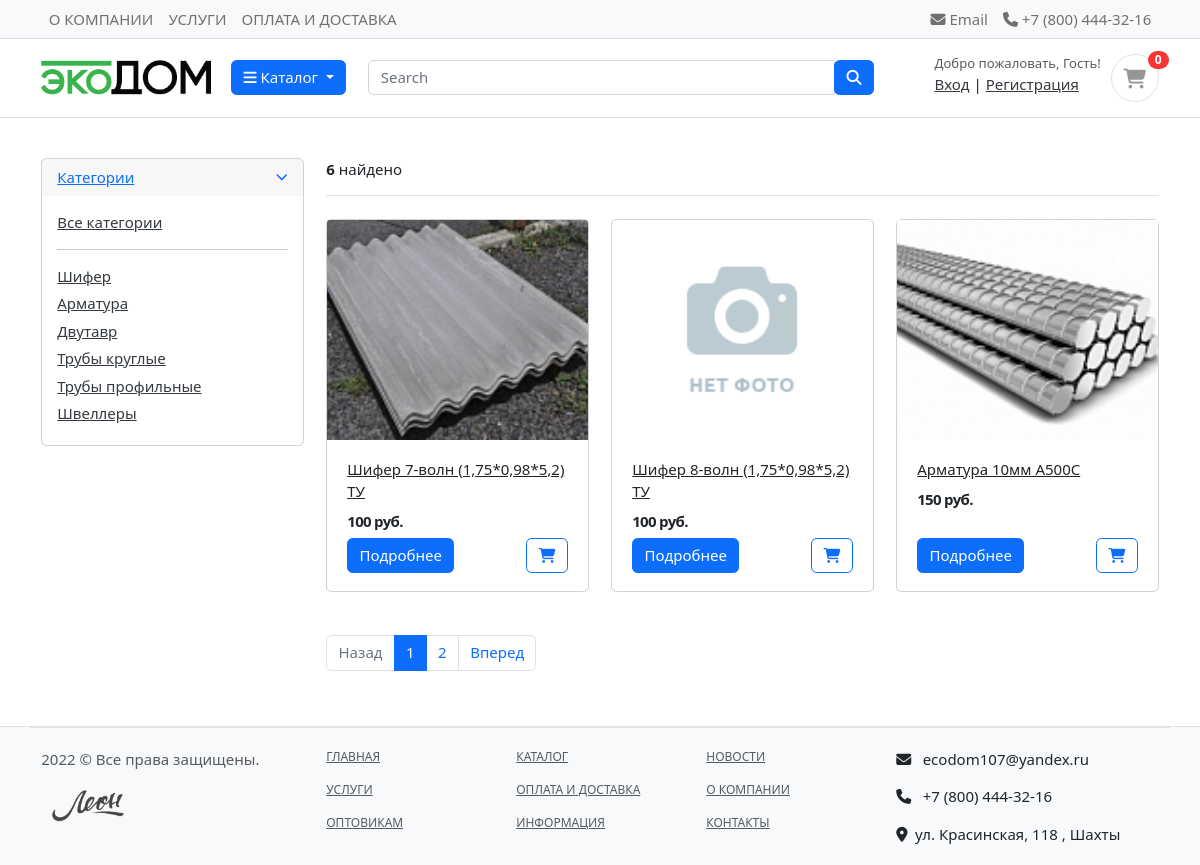
The app's page /shop/ with its own data.
### category/models.py (models this page shows, shortened)
class Category(models.Model):
    category_name = models.CharField(max_length=50, unique=True)
    slug = models.SlugField(max_length=100, unique=True)
    description = models.TextField(max_length=255, blank=True)
    cat_image = models.ImageField(upload_to='photos/categories', blank=True)
    class Meta:
        verbose_name = 'category'
        verbose_name_plural = 'categories'
    def get_url(self):
            return reverse('products_by_category', args=[self.slug])

### shop/models.py (models this page shows, shortened)
class Product(models.Model):
    product_name = models.CharField(max_length=200, unique=True)
    slug = models.SlugField(max_length=200, unique=True)
    description = models.TextField(max_length=500, blank=True)
    price = models.IntegerField()
    images = models.ImageField(upload_to='photos/products')
    stock = models.IntegerField()
    is_available = models.BooleanField(default=True)
    category = models.ForeignKey(Category, on_delete=models.CASCADE)
    created_date = models.DateTimeField(auto_now_add=True)
    modified_date = models.DateTimeField(auto_now=True)
    def get_url(self):
        return reverse('product_detail', args=[self.category.slug, self.slug])

### shop/views.py (the view)
# urls.py: path('shop/', views.store, name='store'),
def store(request, category_slug=None):
    categories = None
    products = None
    if category_slug != None:
        categories = get_object_or_404(Category, slug=category_slug)
        products = Product.objects.filter(category=categories, is_available=True)
        paginator = Paginator(products, 1)
        page = request.GET.get('page')
        paged_products = paginator.get_page(page)
        product_count = products.count()
    else:
        products = Product.objects.filter(is_available=True).order_by('id')
        paginator = Paginator(products, 3)
        page = request.GET.get('page')
        paged_products = paginator.get_page(page)
        product_count = products.count()
    context = {
        'products': paged_products,
        'product_count': product_count,
    }
    return render(request, 'shop/shop.html', context)

### carts/context_processors.py (called while the page is built)
def counter(request):
    cart_count = 0
    if 'admin' in request.path:
        return {}
    else:
        try:
            cart = Cart.objects.filter(cart_id=_cart_id(request))
            if request.user.is_authenticated:
                cart_items = CartItem.objects.all().filter(user=request.user)
            else:
                cart_items = CartItem.objects.all().filter(cart=cart[:1])
            for cart_item in cart_items:
                cart_count += cart_item.quantity
        except Cart.DoesNotExist:
            cart_count = 0
    return dict(cart_count=cart_count)

### carts/views.py (called while the page is built)
def _cart_id(request):
    cart = request.session.session_key
    if not cart:
        cart = request.session.create()
    return cart

### category/context_processors.py (called while the page is built)
def menu_links(request):
    links = Category.objects.all()
    return dict(links=links)

### shop/templates/shop/shop.html (shortened to what this page needs)
{% extends 'base.html' %}
{% load static %}
{% block content %}
<section class="section-content padding-y">
    <div class="container">
        <div class="row">
            <aside class="col-md-3">
                <div class="card">
                    <article class="filter-group">
                        <header class="card-header">
                            <a data-bs-toggle="collapse" href="#collapse_1" aria-expanded="true">
                                <i class="icon-control fa fa-chevron-down"></i>
                                <h6 class="title">Категории</h6>
                            </a>
                        </header>
                        <div class="filter-content collapse show" id="collapse_1" style="">
                            <div class="card-body">
                                <ul class="list-menu">
                                    <li><a href="{% url 'store' %}">Все категории </a></li>
                                    <hr>
                                    {% for category in links %}
                                        <li><a href="{{ category.get_url }}">{{ category.category_name }} </a></li>
                                    {% endfor %}
                                </ul>
                            </div>
                        </div>
                    </article>
                </div>
            </aside>
            <main class="col-md-9">
                <header class="border-bottom mb-4 pb-3">
                    <div class="form-inline">
                        <span class="mr-md-auto"><b>{{ product_count }}</b> найдено </span>
                    </div>
                </header>
                <div class="row">
                    {% if products %}
                        {% for product in products %}
                            <div class="col-md-4">
                                <figure class="card card-product-grid">
                                    <div class="img-wrap">
                                        <a href="{{ product.get_url }}"><img src="{{ product.images.url }}"></a>
                                    </div>
                                    <figcaption class="info-wrap">
                                        <div class="fix-height">
                                            <a href="{{ product.get_url }}" class="title">{{ product.product_name }}</a>
                                            <div class="price-wrap mt-2">
                                                <span class="price">{{ product.price }} руб.</span>
                                            </div>
                                        </div>
                                        <a href="{{ product.get_url }}" class="btn btn-block btn-primary">Подробнее </a>
                                        <button class="btn btn-outline-primary float-end"><i class="fas fa-shopping-cart"></i> </button>
                                    </figcaption>
                                </figure>
                            </div>
                        {% endfor %}
                    {% else %}
                    <div>
                        <h2>Ничего не найдено</h2>
                    </div>
                    {% endif %}
                </div>
                <nav class="mt-4" aria-label="Page navigation sample">
                    {% if products.has_other_pages %}
                    <ul class="pagination">
                        {% if products.has_previous %}
                            <li class="page-item"><a class="page-link" href="?page={{products.previous_page_number}}">Назад</a></li>
                        {% else %}
                            <li class="page-item disabled"><a class="page-link" href="#">Назад</a></li>
                        {% endif %}
                        {% for i in products.paginator.page_range %}
                            {% if products.number == i %}
                                <li class="page-item active"><a class="page-link" href="#">{{i}}</a></li>
                            {% else %}
                                <li class="page-item"><a class="page-link" href="?page={{i}}">{{i}}</a></li>
                            {% endif %}
                        {% endfor %}
                        {% if products.has_next %}
                            <li class="page-item"><a class="page-link" href="?page={{products.next_page_number}}">Вперед</a></li>
                        {% else %}
                            <li class="page-item disabled"><a class="page-link" href="#">Вперед</a></li>
                        {% endif %}
                    </ul>
                    {% endif %}
                </nav>
            </main>
        </div>
    </div>
</section>
{% endblock %}

### static/css/ui.css (style rules this page uses)
html { font-family: "Inter", sans-serif; font-size: 15px; }
.img-wrap { text-align: center; display: block; }
.img-wrap img { max-width: 100%; }
.price-wrap { letter-spacing: -0.7px; }
.padding-y { padding-top: 40px; padding-bottom: 40px; }
figure { margin-bottom: 0; }
article:after, .form-group:after { display: block; clear: both; content: ""; }
[class*=list-] li:after { visibility: hidden; display: block; content: ""; overflow: hidden; height: 0; clear: both; }
.list-menu { list-style: none; margin: 0; padding-left: 0; }
.list-menu li { margin-bottom: 5px; }
.list-menu a { color: #343a40; }
[class*=card-product] a.title { color: #212529; display: block; }
[class*=card-product] .img-wrap { overflow: hidden; position: relative; }
[class*=card-product] .img-wrap img { height: 100%; max-width: 100%; width: auto; display: inline-block; -o-object-fit: cover; object-fit: cover; }
.card-product-grid { margin-bottom: 20px; }
.card-product-grid .img-wrap { border-radius: 0.2rem 0.2rem 0 0; height: 220px; }
.card-product-grid .info-wrap { overflow: hidden; padding: 18px 20px; }
.card-product-grid .fix-height { height: 80px; overflow: hidden; }
.card .img-wrap { overflow: hidden; }
.price { font-weight: 600; color: #212529; }
.icon-control { margin-top: 5px; float: right; font-size: 80%; }
.card-header .title { margin-bottom: 0; line-height: 1.5; }
.filter-group { border-bottom: 1px solid #e4e4e4; }
.filter-group .card-header { border-bottom: 0; }
.filter-group:last-child { border-bottom: 0; }

### records on screen
Category: category_name "Шифер"
Category: category_name "Арматура"
Category: category_name "Двутавр"
Category: category_name "Трубы круглые"
Category: category_name "Трубы профильные"
Category: category_name "Швеллеры"
Product: images (picture), product_name "Шифер 7-волн (1,75*0,98*5,2) ТУ", price "100"
Product: images (placeholder picture), product_name "Шифер 8-волн (1,75*0,98*5,2) ТУ", price "100"
Product: images (picture), product_name "Арматура 10мм А500С", price "150"

### other values on screen
{{ cart_count }} "0"
{{ product_count }} "6"
{{ i }} "1"
{{ i }} "2"
